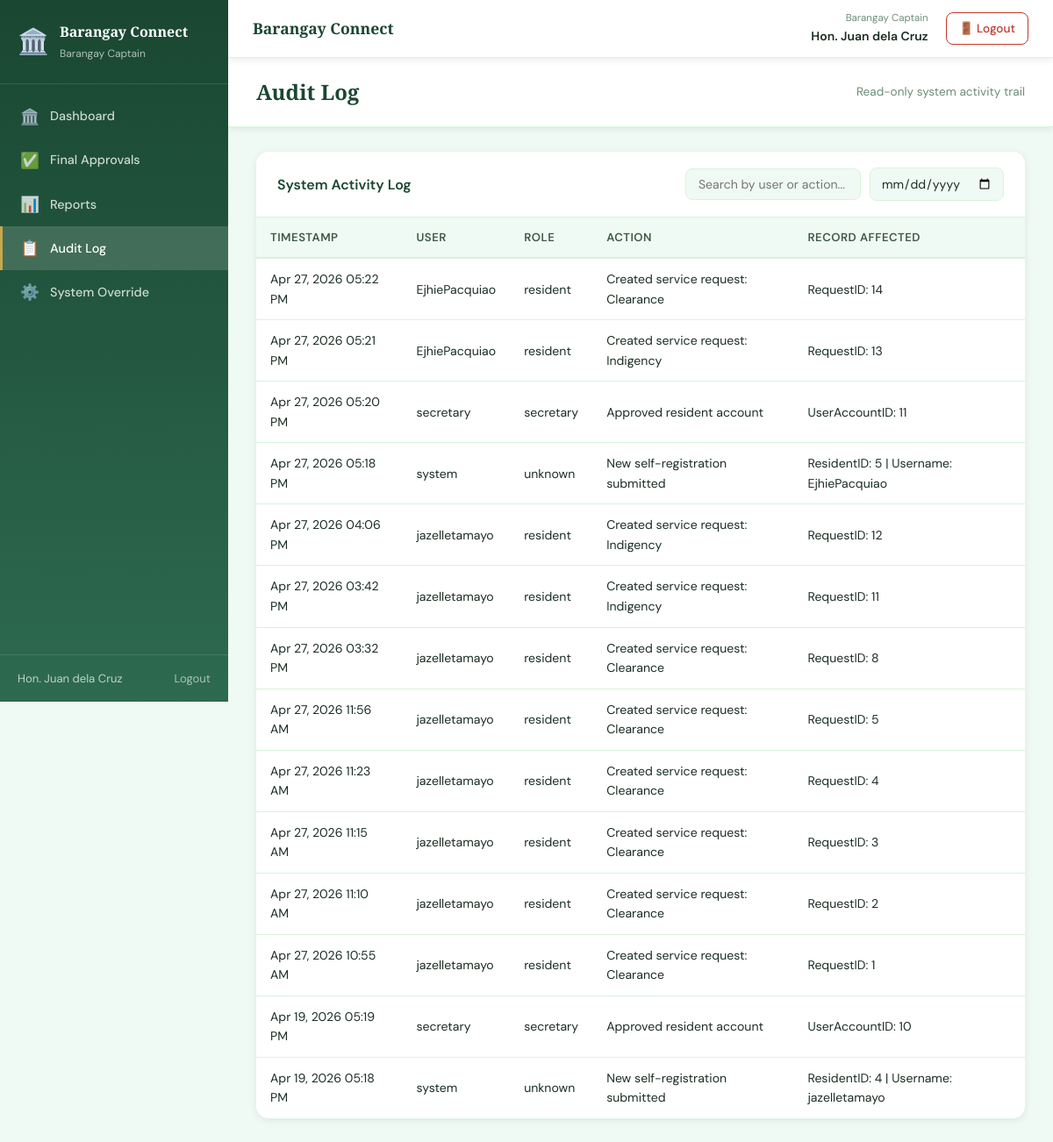
The app's page /captain/audit_log.php (signed in), older data.
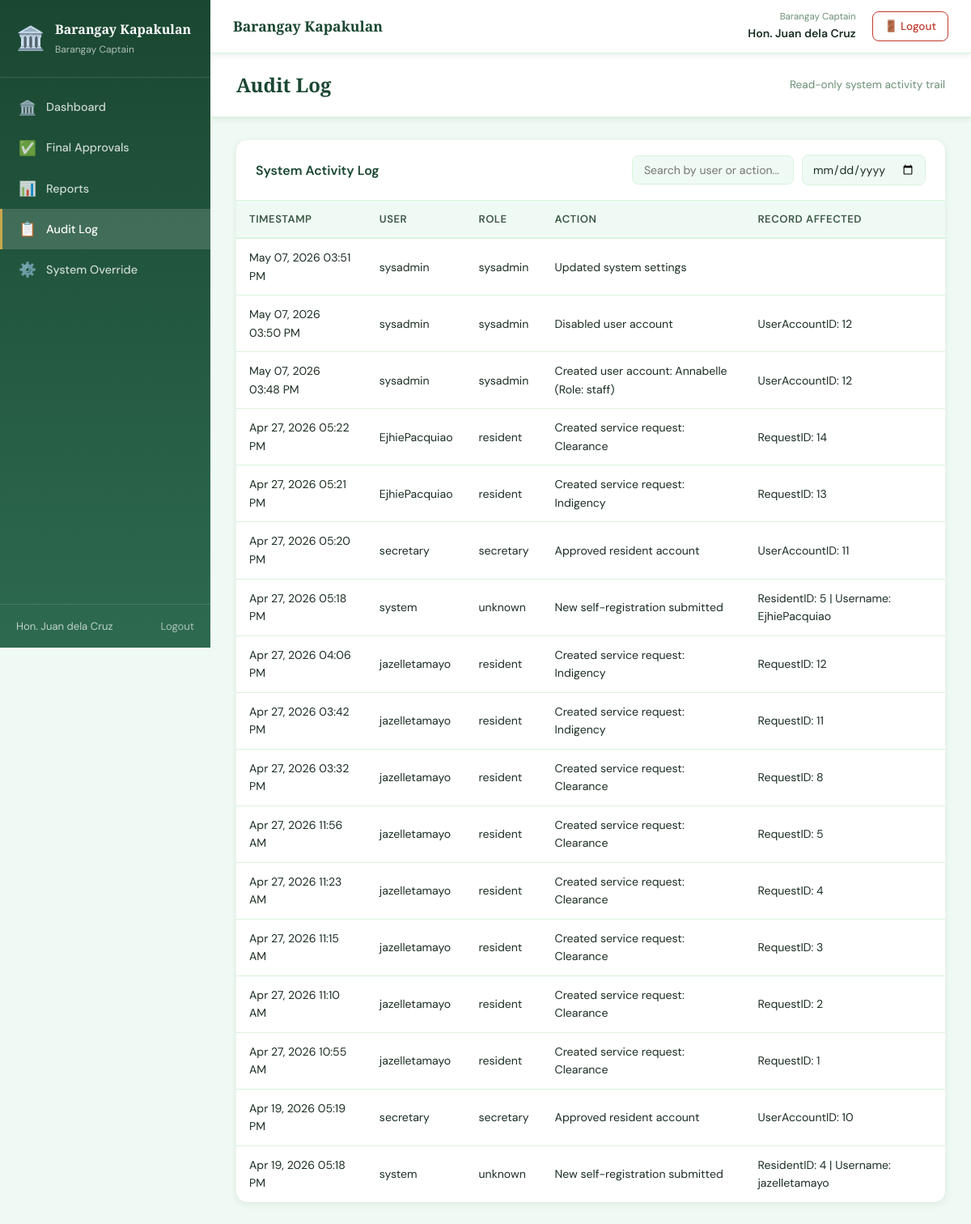
The same page, newer data.
### tables this page shows
CREATE TABLE `systemsettings` (
  `SettingKey` varchar(100) NOT NULL,
  `SettingValue` text NOT NULL
);

CREATE TABLE `auditlog` (
  `LogID` int(11) NOT NULL,
  `UserAccountID` int(11) DEFAULT NULL,
  `Username` varchar(100) DEFAULT NULL,
  `Role` varchar(50) DEFAULT NULL,
  `Action` varchar(255) NOT NULL,
  `RecordAffected` varchar(100) DEFAULT NULL,
  `IPAddress` varchar(45) DEFAULT NULL,
  `LoggedAt` datetime DEFAULT current_timestamp()
);

### config/settings.php (called while the page is built, shortened)
<?php
function load_settings(): array
{
    $defaults = [
        'barangay_name'    => 'Barangay Connect',
        'municipality'     => '',
        'contact'          => '',
        'email'            => '',
        'clearance_fee'    => '50.00',
        'maintenance_mode' => '0',
    ];
    try {
        $pdo = get_db();
        $stmt = $pdo->query("SELECT SettingKey, SettingValue FROM SystemSettings");
        $rows = [];
        while ($row = $stmt->fetch(PDO::FETCH_ASSOC)) {
            $rows[$row['SettingKey']] = $row['SettingValue'];
        }
        return array_merge($defaults, $rows);
    } catch (PDOException $e) {
        error_log('load_settings() error: ' . $e->getMessage());
        return $defaults;
    }
}
function get_setting($key, $default = null)
{
    static $settings = null;
    if ($settings === null) {
        $settings = load_settings();
    }
    return $settings[$key] ?? $default;
}

### captain/audit_log.php (the view, shortened to what the changed rows need)
<?php
$pdo = get_db();
$auditLogs = $pdo->query(
    "SELECT LogID, Username, Role, Action, RecordAffected, IPAddress, LoggedAt
     FROM AuditLog
     ORDER BY LoggedAt DESC
     LIMIT 200"
)->fetchAll(PDO::FETCH_ASSOC);
include '../includes/header.php';
?>
<div class="app-layout">
    <?php include '../includes/sidebar.php'; ?>
    <main class="main-content">
        <?php include '../includes/navbar.php'; ?>
        <div class="page-header">
            <h1>Audit Log</h1>
        </div>
        <div class="page-body">
            <div class="card">
                <table class="data-table">
                    <thead>
                        <tr>
                            <th>Timestamp</th>
                            <th>User</th>
                            <th>Role</th>
                            <th>Action</th>
                            <th>Record Affected</th>
                        </tr>
                    </thead>
                    <tbody>
                        <?php if (empty($auditLogs)): ?>
                            <tr>
                                <td colspan="5" class="empty-row">No log entries yet.</td>
                            </tr>
                        <?php else: ?>
                            <?php foreach ($auditLogs as $log): ?>
                                <tr>
                                    <td><?= date('M d, Y h:i A', strtotime($log['LoggedAt'])) ?></td>
                                    <td><?= htmlspecialchars($log['Username']) ?></td>
                                    <td><?= htmlspecialchars($log['Role']) ?></td>
                                    <td><?= htmlspecialchars($log['Action']) ?></td>
                                    <td><?= htmlspecialchars($log['RecordAffected'] ?? '—') ?></td>
                                </tr>
                            <?php endforeach; ?>
                        <?php endif; ?>
                    </tbody>
                </table>
            </div>
        </div>
    </main>
</div>
<?php include '../includes/footer.php'; ?>

### includes/sidebar.php (shortened to what the changed rows need)
<?php
require_once __DIR__ . '/../config/settings.php';
$role    = $_SESSION['role'] ?? '';
$current = $_SERVER['PHP_SELF'];
function nav_link(string $href, string $icon, string $label, string $current): string
{
    $active = (strpos($current, basename($href)) !== false) ? 'active' : '';
    return "
        <a href=\"$href\" class=\"nav-link $active\">
            <span class=\"nav-icon\">$icon</span>
            $label
        </a>";
}
$role_labels = [
    'captain'   => 'Barangay Captain',
    'secretary' => 'Barangay Secretary',
    'staff'     => 'Barangay Staff',
    'sysadmin'  => 'System Administrator',
    'resident'  => 'Resident',
];
?>
<aside class="sidebar">
    <div class="sidebar-brand">
        <div>
            <div class="brand-name"><?= htmlspecialchars(get_setting('barangay_name', 'Barangay Connect')) ?></div>
            <div class="brand-role">
                <?= htmlspecialchars($role_labels[$role] ?? 'User') ?>
            </div>
        </div>
    </div>
    <nav class="sidebar-nav">
        <?php foreach ($menus[$role] ?? [] as $item): ?>
            <?= nav_link($item['href'], $item['icon'], $item['label'], $current) ?>
        <?php endforeach; ?>
    </nav>
</aside>

### includes/navbar.php (shortened to what the changed rows need)
<?php
require_once __DIR__ . '/../config/settings.php';
$brgy_name    = get_setting('barangay_name', 'Barangay Connect');
?>
<nav class="topnav">
    <div class="topnav-left">
        <span class="topnav-title"><?= htmlspecialchars($brgy_name) ?></span>
    </div>
</nav>

Row changes from the older to the newer data that the page shows:
no longer on this page (row unchanged): systemsettings: SettingKey "Barangay Connect"
added auditlog: LoggedAt "May 07, 2026 03:51 PM", Username "sysadmin", Role "sysadmin", Action "Updated system settings"
added auditlog: LoggedAt "May 07, 2026 03:50 PM", Username "sysadmin", Role "sysadmin", Action "Disabled user account", RecordAffected "UserAccountID: 12"
added auditlog: LoggedAt "May 07, 2026 03:48 PM", Username "sysadmin", Role "sysadmin", Action "Created user account: Annabelle (Role: staff)", RecordAffected "UserAccountID: 12"
Text that changed along with them:
get_setting('barangay_name', 'Barangay Connect'): (not shown) → "Barangay Kapakulan"
$brgy_name: (not shown) → "Barangay Kapakulan"
